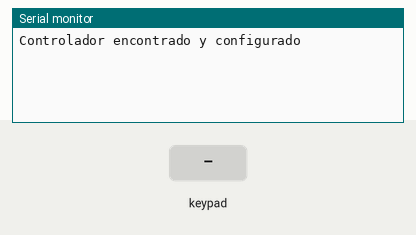
A sketch run on a simulated Arduino Uno, built with avr-gcc and run on an emulated ATmega328P. Shown: the last lines printed to the serial monitor. Inputs (shaded band) come from the test bench.

Above: at 1.2 s.
1.3 s: key 'U' pressed
At 2.5 s:
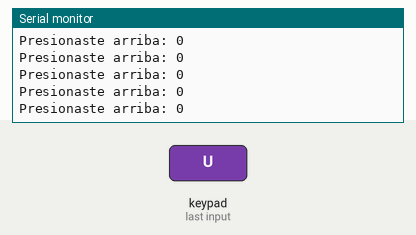
2.8 s: key 'D' pressed
At 4.0 s:
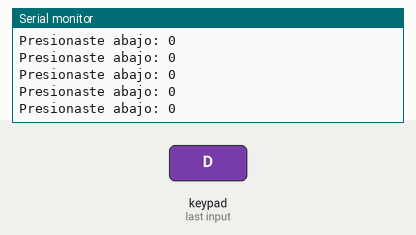
4.3 s: key 'L' pressed
At 5.4 s:
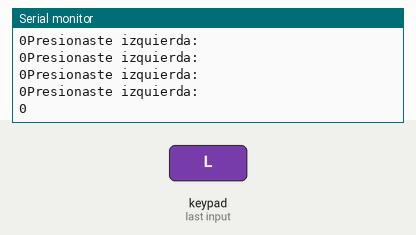
5.8 s: key 'R' pressed
At 5.93 s:
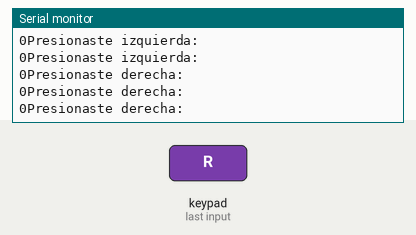
7.3 s: key 'X' pressed
At 8.1 s:
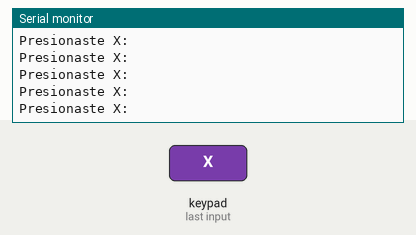
8.8 s: key 'O' pressed
At 9.7 s:
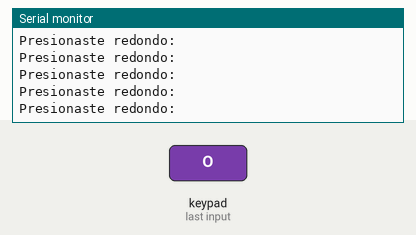

The sketch:

SistemafuncionalSONYps2.ino
```cpp
#include <PS2X_lib.h>

PS2X ps2x;

int error = 0;
byte vibrate = 0;

void setup()
{
  Serial.begin(9600);
  error = ps2x.config_gamepad(8,12,A0,13,true,true);  //(clock, command, attention, data)

  if(error == 0)
  {
    Serial.println("Controlador encontrado y configurado");
  }
  else
  {
    Serial.println("Error, mando no encontrado");
  }
}

void loop()
{
  int temp;
  ps2x.read_gamepad(false,vibrate);

  vibrate = ps2x.Analog(PSAB_BLUE);

  if(ps2x.Button(PSB_PAD_UP))
  {
    temp = ps2x.Analog (PSAB_PAD_UP);
    Serial.print("Presionaste arriba: ");
    Serial.println(temp);
  }

  else if(ps2x.Button (PSB_PAD_DOWN))
  {
    temp = ps2x.Analog(PSAB_PAD_DOWN);
    Serial.print("Presionaste abajo: ");
    Serial.println(temp);
  }

  else if(ps2x.Button (PSB_PAD_LEFT))
  {
    temp = ps2x.Analog (PSAB_PAD_LEFT);
    Serial.println("Presionaste izquierda: ");
    Serial.print(temp);
  }

  else if(ps2x.Button(PSB_PAD_RIGHT))
  {
    temp = ps2x.Analog(PSAB_PAD_RIGHT);
    Serial.println("Presionaste derecha: ");
    Serial.print(temp);
  }


  if(ps2x.Button (PSB_BLUE))
  {
    Serial.println("Presionaste X: ");
  }
  if(ps2x.Button (PSB_PINK))
  {
    Serial.println ("Presionaste cuadrado: ");
  }
  if(ps2x.Button(PSB_RED))
  {
    Serial.println("Presionaste redondo: ");
  }
  if(ps2x.Button(PSB_GREEN))
  {
    Serial.println("Presionaste triangulo: ");
  }
  if(ps2x.Button(PSB_L1))
  {
    Serial.println("Presionaste L1: ");
  }
  if(ps2x.Button(PSB_L2))
  {
    Serial.println("Presionaste L2: ");
  }
  if(ps2x.Button(PSB_R1))
  {
    Serial.println("Presionaste R1: ");
  }
  if(ps2x.Button(PSB_R2))
  {
    Serial.println("Presionaste R2: ");
  }


  if(ps2x.Button(PSB_SELECT))
  {
    Serial.println("Presionaste seleccionar: ");
  }
  else if(ps2x.Button(PSB_START))
  {
    Serial.println("Presionaste entrar: ");
  }


  delay(50);
}
```

Measured:
- after the input at 1.3 s, the serial monitor: prints a new line at once (image 1)
- after the input at 2.8 s, the serial monitor: prints a new line at once (image 2)
- after the input at 4.3 s, the serial monitor: prints a new line at once (image 3)
- after the input at 5.8 s, the serial monitor: prints a new line after 0.05 s (image 4)
- after the input at 7.3 s, the serial monitor: prints a new line at once (image 5)
- after the input at 8.8 s, the serial monitor: prints a new line at once (image 6)
